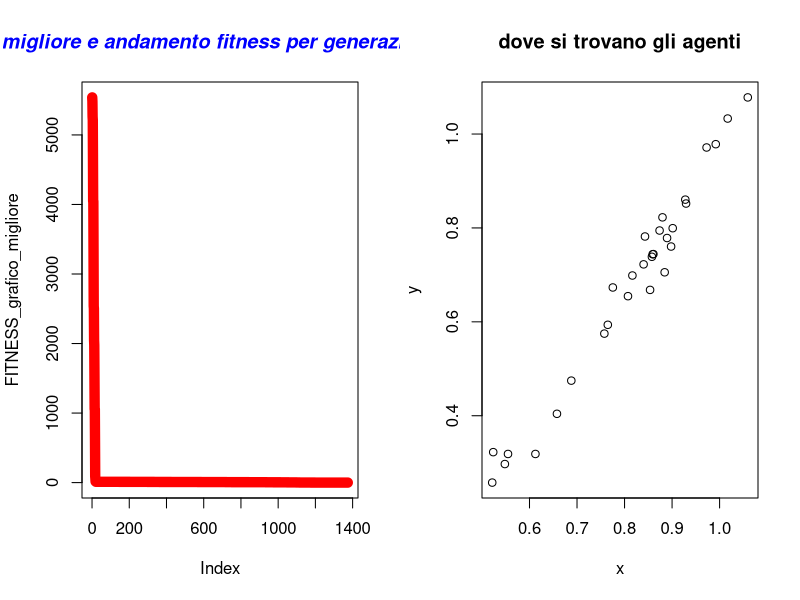

Generate this figure with R:
#  Author Nicola Bernabè ver 1.0 8/11/2021
# the implemented version of the BAT refers to the following Journal:  Bat Algorithm: A Novel Approach for Global Engineering Optimization
#author Xin-She Yang
#



controllo_intervallo<-function(x,y,ub,lb){
    if(x>ub[1]){
        x<-ub[1]
    }
    if(x<lb[1]){
        x<-lb[1]
    }
    if(y>ub[2]){
        y<-ub[2]
    }
    if(y<lb[2]){
        y<-lb[2]
    }

    return (c(x,y))
}


aggiornamento_posizione<-function(Sciame,MAX_DIMENSION_Sciame,j_iterazioni_particelle,f_min,f_max,ub,lb,BEST_FITNESS,r,A,min_max,FUNZIONE_COSTO){
    #message("f_min ",f_min)
    f_i<-f_min+(f_max-f_min)*runif(1,  0,1)
    
    v_x<-Sciame[3,j_iterazioni_particelle]+(Sciame[1,j_iterazioni_particelle]-BEST_FITNESS[1])*f_i
    v_y<-Sciame[4,j_iterazioni_particelle]+(Sciame[2,j_iterazioni_particelle]-BEST_FITNESS[2])*f_i
    #message(v_x," ",Sciame[3,j_iterazioni_particelle]," ",Sciame[1,j_iterazioni_particelle]," ",BEST_FITNESS[1]," ",f_i)
    x<-Sciame[1,j_iterazioni_particelle]+v_x
    y<-Sciame[2,j_iterazioni_particelle]+v_y
    x_y<-controllo_intervallo(x,y,ub,lb)
    x<-x_y[1]
    y<-x_y[2]
    rand<-runif(1,  0,1)
    if(rand>r){
        x<-BEST_FITNESS[1]+0.1*rnorm(1, mean = 0, sd = 1)
        y<-BEST_FITNESS[2]+0.1*rnorm(1, mean = 0, sd = 1)
    }
    x_y<-controllo_intervallo(x,y,ub,lb)
    x<-x_y[1]
    y<-x_y[2]
    sol<-FUNZIONE_COSTO(x_y[1],x_y[2])
    f_new<-sol
    rand<-runif(1,  0,1)
    if(min_max==-1){#minimizzo
        if(f_new<=Sciame[5,j_iterazioni_particelle]&&(rand<A)){
        Sciame[1,j_iterazioni_particelle]<-x_y[1]
        Sciame[2,j_iterazioni_particelle]<-x_y[2]
        Sciame[3,j_iterazioni_particelle]<-v_x
        Sciame[4,j_iterazioni_particelle]<-v_y
        Sciame[5,j_iterazioni_particelle]<-f_new
        
    }
        if(f_new<f_min){
            f_min<-f_new
            
        }


    }else{#massimizzo
        if(f_new>=Sciame[5,j_iterazioni_particelle]&&(rand<A)){
            Sciame[1,j_iterazioni_particelle]<-x_y[1]
            Sciame[2,j_iterazioni_particelle]<-x_y[2]
            Sciame[3,j_iterazioni_particelle]<-v_x
            Sciame[4,j_iterazioni_particelle]<-v_y
            Sciame[5,j_iterazioni_particelle]<-f_new
            
        }
        if(f_new>f_min){
            f_min<-f_new
            
        }


    }
    
    return(list(Sciame,f_min))
}

#aggiorni migliore fitness
aggiorna_fitness<-function(BEST_FITNESS,Migliore_fitness_generazione){
            BEST_FITNESS[1]<-Migliore_fitness_generazione[1]
            BEST_FITNESS[2]<-Migliore_fitness_generazione[2]
            BEST_FITNESS[3]<-Migliore_fitness_generazione[3]#vx 
            BEST_FITNESS[4]<-Migliore_fitness_generazione[4]#vy 
            BEST_FITNESS[5]<-Migliore_fitness_generazione[5]#fitess corrente
    return(BEST_FITNESS)


}

#scorro su tutti gli individui e cerco il fitneess migliore
controllo_migliore_fitness<-function(Sciame,min_max){
    BEST_FITNESS<-c(Sciame[1,1],Sciame[2,1],Sciame[3,1],Sciame[4,1],Sciame[5,1])
    for(i in 2:dim(Sciame)[2]) {
        if(BEST_FITNESS[5]>Sciame[5,i] && min_max==-1){#ricordo che la riga 8 è fitness corrente
            BEST_FITNESS[1]<-Sciame[1,i]#x 
            BEST_FITNESS[2]<-Sciame[2,i]#y 
            BEST_FITNESS[3]<-Sciame[3,i]#vx 
            BEST_FITNESS[4]<-Sciame[4,i]#vy 
            BEST_FITNESS[5]<-Sciame[5,i]#fitess corrente

        }else if(BEST_FITNESS[5]<Sciame[5,i]  && min_max==1){
            BEST_FITNESS[1]<-Sciame[1,i]#x corrente
            BEST_FITNESS[2]<-Sciame[2,i]#y corrente
            BEST_FITNESS[3]<-Sciame[3,i]#vx 
            BEST_FITNESS[4]<-Sciame[4,i]#vy 
            BEST_FITNESS[5]<-Sciame[5,i]#fitess corrente
        }
    }
    return(c(BEST_FITNESS[1],BEST_FITNESS[2],BEST_FITNESS[3],BEST_FITNESS[4],BEST_FITNESS[5]))
}


#inizializzo la matrice
inizializzazione<-function(ub, lb,MAX_UNKNOWNS,MAX_DIMENSION_Sciame,A,FUNZIONE_COSTO){
    Sciame<-matrix(1:1,nrow <- (MAX_UNKNOWNS*3)+2, ncol <- MAX_DIMENSION_Sciame)#oltre alla x e y ci aggiungo le 2 velocità, poi anche le x e y migliori della particella anche la fitness migliore della particella e quella corrente
    numero_casuale_x<-1
    numero_casuale_y <-1
    for(i in 1:dim(Sciame)[2]) {
        numero_casuale_x <- runif(1, lb[1],ub[1] )
        numero_casuale_y <- runif(1,  lb[2],ub[2])
        Sciame[1,i] <-numero_casuale_x
        Sciame[2,i] <-numero_casuale_y
        Sciame[3,i]<-0#vx
        Sciame[4,i]<-0#vy
        Sciame[5,i] <-FUNZIONE_COSTO(Sciame[1,i],Sciame[2,i])#fitness
    }
    return (Sciame)
}

aggiorno_file_individui<-function(Sciame,MAX_DIMENSION_Sciame,generazione){
                individuo<-c()
                x<-c()
                y<-c()
                fitness<-c()
                v_x<-c()
                v_y<-c()

                for(i in 1:MAX_DIMENSION_Sciame) {
                    x<-c(x,Sciame[1,i])
                    y<-c(y,Sciame[2,i])
                    fitness<-c(fitness,Sciame[5,i])
                    
                    }
            df<-data.frame(x,y,fitness)
            #nome_file<-"generazione"+generazione+".cvs"
            nome_file = paste("BAT Sciame generazione ",generazione,".txt",sep="")
            #write.csv(df, file=nome_file,sep=";",row.names=FALSE)
            write.table(df, file= nome_file,sep=";",row.names=FALSE)
            }

mainBAT<-function(ub,lb,MAX_UNKNOWNS,MAX_DIMENSION_Sciame,Generazioni,STAZIONARIETA,min_max,stampo_generazione,precisione,f_min,f_max,r,A,FUNZIONE_COSTO){
    

    
 
    Sciame<-inizializzazione(ub, lb,MAX_UNKNOWNS,MAX_DIMENSION_Sciame,A,FUNZIONE_COSTO)#inizializzo la popolazione
    BEST_FITNESS<-controllo_migliore_fitness(Sciame,min_max)
    FITNESS_grafico_migliore<-c()
    FITNESS_grafico_migliore_generazione<-c()
    #iterazioni calcolo per trovare il minimo
    indice_stazionarieta<-0#aumenta ad ogni generazione
    n_generazioni<-0

    
    for(i in 1:Generazioni){
        n_generazioni<-i
        for(j_iterazioni_particelle in 1:MAX_DIMENSION_Sciame){#muovo tutte le particelle una volta
            Sciame_lista<-aggiornamento_posizione(Sciame,MAX_DIMENSION_Sciame,j_iterazioni_particelle,f_min,f_max,ub,lb,BEST_FITNESS,r,A,min_max,FUNZIONE_COSTO)
            Sciame<-Sciame_lista[[1]]
            f_min<-Sciame_lista[[2]]


           
        }
        Migliore_fitness_generazione<-controllo_migliore_fitness(Sciame,min_max)
        #message(x_media)
        #message(Migliore_fitness_generazione[1]," ",BEST_FITNESS[1]," x ",x_media)
        #message(Migliore_fitness_generazione[1]," ",Migliore_fitness_generazione[2]," ",Migliore_fitness_generazione[3])
        if(Migliore_fitness_generazione[5]<BEST_FITNESS[5]  && min_max==-1){#minimizzo
            BEST_FITNESS<-aggiorna_fitness(BEST_FITNESS,Migliore_fitness_generazione)
            indice_stazionarieta=0#ritorno a 0 la stazionarietà
            message("migliore soluzione-> x ",BEST_FITNESS[1]," y ",BEST_FITNESS[2]," fitness ",BEST_FITNESS[5])
        }else if(Migliore_fitness_generazione[5]>BEST_FITNESS[5]  && min_max==1){#minimizzo
            BEST_FITNESS<-aggiorna_fitness(BEST_FITNESS,Migliore_fitness_generazione)
            indice_stazionarieta=0#ritorno a 0 la stazionarietà
            message("migliore soluzione-> x ",BEST_FITNESS[1]," y ",BEST_FITNESS[2]," fitness ",BEST_FITNESS[5])
        }
        FITNESS_grafico_migliore<-c(FITNESS_grafico_migliore,BEST_FITNESS[5])
        FITNESS_grafico_migliore_generazione<-c(FITNESS_grafico_migliore_generazione,Migliore_fitness_generazione[5])

        if(indice_stazionarieta>=STAZIONARIETA){
            message("troppo stazionaria ","generazione-> ",i," stazionario->",indice_stazionarieta)
            print(BEST_FITNESS)
            aggiorno_file_individui(Sciame,MAX_DIMENSION_Sciame,i)
            break
        }else{
            indice_stazionarieta=indice_stazionarieta+1
        }
        if((i%%stampo_generazione)==0){#stampo così so che sta facendo qualcosa
            message("generazione-> ",i," stazionario->",indice_stazionarieta)
            aggiorno_file_individui(Sciame,MAX_DIMENSION_Sciame,i)
            

        }
        if(BEST_FITNESS[5]<precisione && min_max==-1){
            message("finito algoritmo BAT, sono riuscito ad avere una soluzione molto buona ed è ",BEST_FITNESS[5]," alla generazione-> ",i)
            aggiorno_file_individui(Sciame,MAX_DIMENSION_Sciame,i)
            break
        }else if(BEST_FITNESS[5]>precisione && min_max==1){
            message("finito algoritmo BAT, sono riuscito ad avere una soluzione molto buona ed è ",BEST_FITNESS[5]," alla generazione-> ",i)
            aggiorno_file_individui(Sciame,MAX_DIMENSION_Sciame,i)
            break
        }
    }
    windows()
    par(mfrow=c(1,2))
    plot(FITNESS_grafico_migliore, type="l", col="red",lwd=10)
    #lines(FITNESS_grafico_migliore_generazione, type="l", col="blue",lty=5)
    title(main="migliore e andamento fitness per generazione", col.main="blue", font.main="4")
    
    x_particelle<-c()
    y_particelle<-c()
    for(x_y in 1:MAX_DIMENSION_Sciame){
        x_particelle<-c(x_particelle,Sciame[1,x_y])
        y_particelle<-c(y_particelle,Sciame[2,x_y])

    }

    plot(x_particelle, y_particelle, xlab="x",ylab="y", main="dove si trovano gli agenti") 
    BEST_FITNESS<-list(BEST_FITNESS,"BAT",n_generazioni)
    return(BEST_FITNESS)
    
 
}

#riesco a trovare la soluzione con questi intervalli 
#ub<-c(1000000000,1000000000)  # upper bound of the unknowns
#lb<-c(-1000000000,-1000000000)  #lower bound of the unknowns


#milione
#ub<-c(1000000,1000000)  # upper bound of the unknowns
#lb<-c(-1000000,-1000000)  #lower bound of the unknowns


#ub<-c(10000,10000)  # upper bound of the unknowns
#lb<-c(-10000,-10000)  #lower bound of the unknowns


ub<-c(100,100)# upper bound of the unknowns
lb<-c(-100,-100)  #lower bound of the unknowns

#ub<-c(512,512)  
#lb<-c(-512,-512)


MAX_UNKNOWNS<-2  #numero variabili
MAX_DIMENSION_Sciame<-30#dimensione popolazione
Generazioni<-1000000000
STAZIONARIETA<-10000
f_min<-0
f_max<-2#ub[1]
r<-0.95
A<-0.95#A_max#puo essere costante o decrescere
min_max<--1#-1 minimizzo,1 massimizzo
stampo_generazione<-STAZIONARIETA/2#quando creare file degli individui
#massimizzo
#precisione<-11.999999#Parabolic Function
#precisione<-79.999#rastrigin function 
#precisione<-414.23847913128#Parabolic Function

#minimizzo
precisione<-0.001#
#precisione<--0.999999#Easom function
#precisione<-0.2925789999#Schaffer function N. 4 f(0,+-1.25313)=0.292579
#precisione<--0.999999#per funzioni con minimo negativo
#precisione<--959.6406#Eggholder function   f(512,404.2319)=-959.6407   i domini x e y   ub<-c(512,512)  lb<-c(-512,-512)


FUNZIONE_COSTO<-function(x,y){
    z<-(100*(y-(x)^2)^2)+(1-x)^2#FUNZIONE_COSTO banana  f(1,1)=0
    #z<-((1-x)^2)+100*((y-x^2))^2#Rosenbrock function constrained with a cubic and a line  sol f(1,1)=0
    #z<-(1.5-x+x*y)^2+(2.25-x+x*y^2)^2+(2.625-x+x*y^3)^2#Beale function f(3,0.5)=0
    #z<-0.26*(x^2+y^2)-0.48*x*y#Matyas function f(0,0)=0
    #z<-(sin(3*pi*x))^2+(x-1)^2*(1+sin(3*pi*y))+(y-1)^2*(1+(sin(2*pi*y))^2)#Lévi function N.13  f(1,1)=0
    #z<-0.5+((sin(x^2-y^2))^2-0.5)/(1+0.001*(x^2+y^2))^2#Schaffer function N. 2  f(0,0)=0
    #z<-2*x^2-1.05*x^4+(x^6/6)+x*y+y^2#THREE-HUMP CAMEL FUNCTION xi  [-5, 5]  f(0,0)=0
    #z<-100*sqrt(abs(y-0.01*x^2))+0.01*abs(x+10)#Bukin function N.6 f(-10,1)=0
    #z<--20*exp(-0.2*sqrt((1/2)*(x*x+y*y)))-exp(1/2*((cos(2*pi*x)+cos(2*pi*y))))+20+exp(1)#ACKLEY FUNCTION xi  [-32.768, 32.768]  f(0,0)=0


    #z<-0.5+(((cos(sin(abs(x^2-y^2))))^2 - 0.5)/((1 + 0.001*(x^2+y^2))^2))#Schaffer function N. 4 f(0,+-1.25313)=0.292579

    #con minimo negativo
    #z<--cos(x)*cos(y)*exp(-((x-pi)^2+(y-pi)^2))#Easom function f(pi,pi)=-1  mettere precisione -0.999999
    
    #z<--(y+47)*sin(sqrt(abs(x/2+(y+47))))-x*sin(sqrt(abs(x-(y+47))))#Eggholder function   f(512,404.2319)=-959.6407    
    #precisione<--959.6406999
    #ub<-c(512,512)  
    #lb<-c(-512,-512)


    #massimizzare
    #z<-12-(x^2+y^2)/100 #Parabolic Function  f(0,0)=12 non so ma il massimo è 12
    #z<-80-(20+x^2+y^2-10*(cos(2*pi*x)+cos(2*pi*y)))#rastrigin function f(0,0)=80
    #z<-275-((x^4-16*x^2+5*x*0.5)+(y^4-16*y^2+5*y*0.5)+3)#Styblinski Function f(-2.8667,-2.8667)=414.23847913
    return (z)
}




soluzione<-mainBAT(ub,lb,MAX_UNKNOWNS,MAX_DIMENSION_Sciame,Generazioni,STAZIONARIETA,min_max,stampo_generazione,precisione,f_min,f_max,r,A,FUNZIONE_COSTO)
#print(soluzione)

algoritmo<-c(soluzione[[2]][1])
x<-c(soluzione[[1]][1])
y<-c(soluzione[[1]][2])
fitness<-c(soluzione[[1]][5])
generazioni_soluzione<-c(soluzione[[3]][1])
df<-data.frame(algoritmo,x,y,fitness,generazioni_soluzione)
write.table(df, file="soluzione BAT.txt",sep=";",row.names=FALSE)